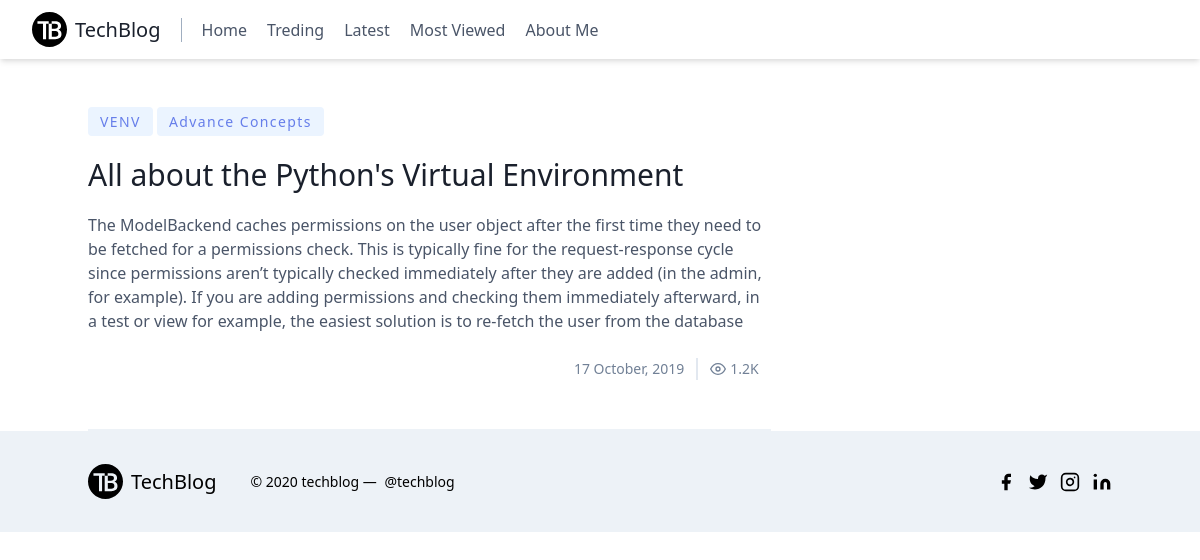
The app's page /post/4/ with its own data.
### blog/models.py (models this page shows, shortened)
class Tag(models.Model):
    name = models.CharField(max_length=100)
    def __str__(self):
        return self.name

class Post(models.Model):
    title = models.CharField(max_length=100)
    content = models.TextField()
    tags = models.ManyToManyField(Tag, related_name="tags", blank=True)
    date_posted = models.DateTimeField(default=timezone.now)
    author = models.ForeignKey(User, on_delete=models.CASCADE)

### blog/views.py (the view)
# urls.py: path('post/<int:id>/', views.post_detail, name="post_detail"),
def post_detail(request, id):
    post = Post.objects.get(id=id)
    context = {
        'post': post
    }
    return render(request, 'blog/post_detail.html', context)

### blog/templates/blog/post_detail.html
{% extends 'blog/base.html' %}
{% block content %}
    <section class="flex text-gray-700">
        <div class="md:w-2/3">
                <article class="px-5 py-8 md:px-0 md:py-12 border-b-2 border-gray-200">
                    {% for tag in post.tags.all %}
                        <span class="inline-block py-1 px-3 rounded bg-indigo-100 text-indigo-500 text-sm font-medium tracking-widest">
                            {{ tag }}
                        </span>
                    {% endfor %}
                    <h2 class="sm:text-3xl text-2xl title-font font-medium text-gray-900 mt-4 mb-4">{{ post.title }}</h2>
                    <div class="pb-6">
                        {{ post.content|linebreaksbr }}
                    </div>
                    <div class="flex items-center flex-wrap mt-auto w-full">
                        <span class="text-gray-600 leading-none text-sm ml-auto pr-3 py-1 border-r-2 border-gray-300">
                            <span>{{ post.date_posted|date:"d F, Y" }}</span>
                        </span>
                        <span class="text-gray-600 mr-3 inline-flex items-center leading-none text-sm py-1 pl-3">
                            <svg class="w-4 h-4 mr-1" stroke="currentColor" stroke-width="2" fill="none" stroke-linecap="round" stroke-linejoin="round" viewBox="0 0 24 24">
                                <path d="M1 12s4-8 11-8 11 8 11 8-4 8-11 8-11-8-11-8z"></path>
                                <circle cx="12" cy="12" r="3"></circle>
                            </svg>
                            <span>1.2K</span>
                        </span>
                    </div>
                </article>
        </div>
        <div class="md:w-1/3 md:pl-12">
        </div>
    </section>
{% endblock content %}

### records on screen
Tag: name "VENV"
Tag: name "Advance Concepts"
Post: title "All about the Python's Virtual Environment", content "The ModelBackend caches permissions on the user object after the first time they need to be fetched for a permissions check. This is typically fine for the request-response cycle since permissions aren’t typically checked immediately after they are added (in the admin, for example). If you are adding permissions and checking them immediately afterward, in a test or view for example, the easiest solution is to re-fetch the user from the database", date_posted "17 October, 2019"
